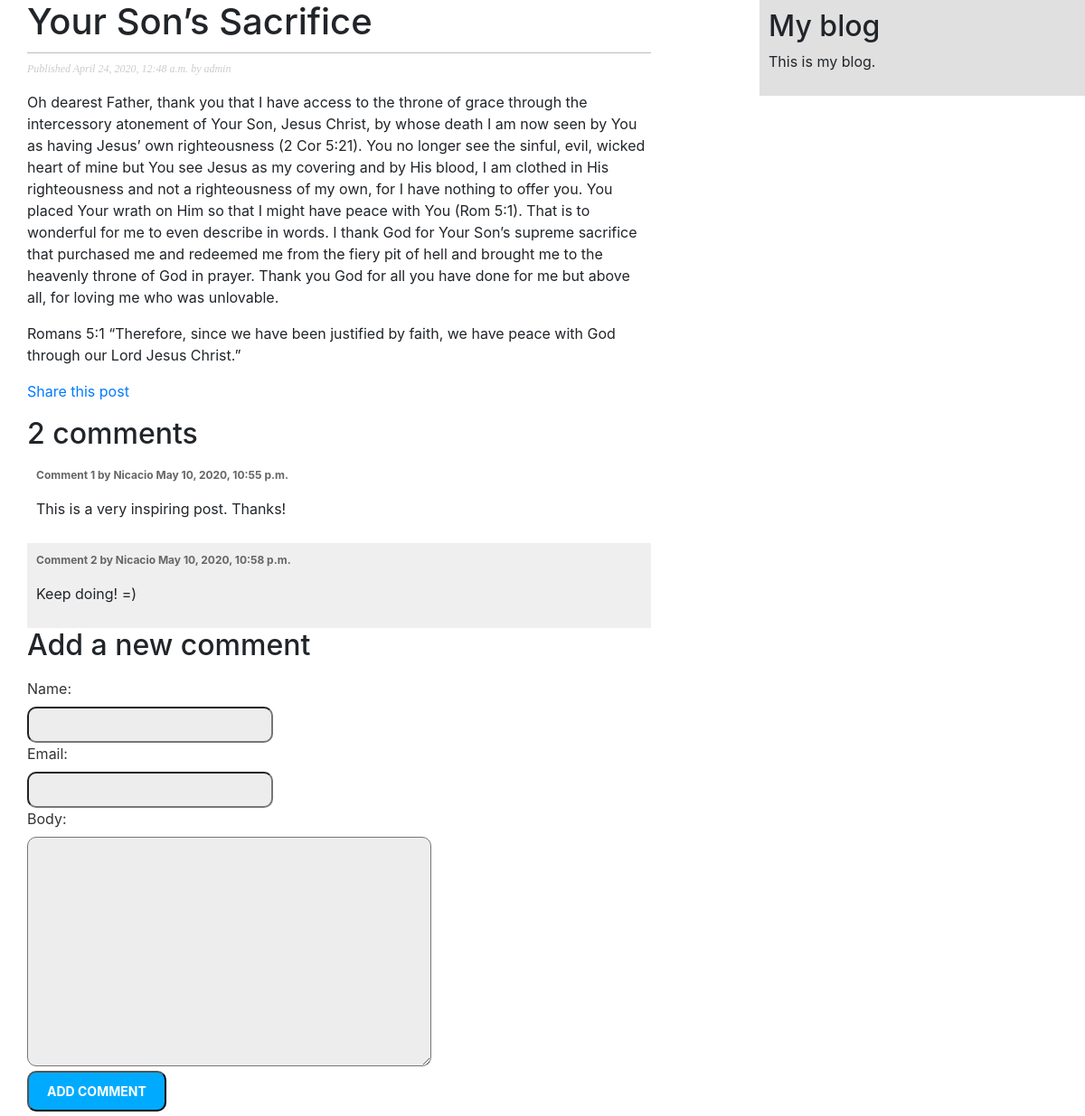
Screenshot of /BlogApp/2020/4/24/your-sons-sacrifice/ with the database file from the repository.
### BlogApp/models.py (models this page shows, shortened)
class Post(models.Model):
    STATUS_CHOICES = (
        ('draft', 'Draft'),
        ('published', 'Published'),
    )
    title = models.CharField(max_length=250)
    slug = models.SlugField(max_length=250,
                            unique_for_date='publish')
    author = models.ForeignKey(User,
                               on_delete=models.CASCADE,
                               related_name='blog_posts')
    body = models.TextField()
    publish = models.DateTimeField(default=timezone.now)
    created = models.DateTimeField(auto_now_add=True)
    updated = models.DateTimeField(auto_now=True)
    status = models.CharField(max_length=10,
                              choices=STATUS_CHOICES,
                              default='draft')
    objects = models.Manager()
    published = PublishedManager()
    tags = TaggableManager()
    class Meta:
        ordering = ('-publish',)

class Comment(models.Model):
    post = models.ForeignKey(Post,
                             on_delete=models.CASCADE,
                             related_name='comments')
    name = models.CharField(max_length=80)
    email = models.EmailField()
    body = models.TextField()
    created = models.DateTimeField(auto_now_add=True)
    updated = models.DateTimeField(auto_now=True)
    active = models.BooleanField(default=True)
    class Meta:
        ordering = ('created',)

### BlogApp/views.py (the view)
def post_detail(request, year, month, day, post):
    post = get_object_or_404(Post, slug=post,
                             status='published',
                             publish__year=year,
                             publish__month=month,
                             publish__day=day)
    comments = post.comments.filter(active=True)
    new_comment = None
    if request.method == 'POST':
        comment_form = CommentForm(data=request.POST)
        if comment_form.is_valid():
            new_comment = comment_form.save(commit=False)
            new_comment.post = post
            new_comment.save()
    else:
        comment_form = CommentForm()
    return render(request,
                  'BlogApp/post/detail.html',
                  {'post': post,
                   'comments': comments,
                   'new_comment': new_comment,
                   'comment_form': comment_form})

### BlogApp/forms.py
class CommentForm(forms.ModelForm):
    class Meta:
        model = Comment
        fields = ('name', 'email', 'body')

### BlogApp/templates/BlogApp/post/detail.html (shortened to what this page needs)
{% extends "BlogApp/base.html" %}
{% block content %}
    <h1>{{ post.title }}</h1>
    <p class="date">
        Published {{ post.publish }} by {{ post.author }}
    </p>
    {{ post.body|linebreaks }}
    <p>
        <a href="{% url "BlogApp:post_share" post.id %}">
            Share this post
        </a>
    </p>
    {% with comments.count as total_comments %}
        <h2>
            {{ total_comments }} comment{{ total_comments|pluralize }}
        </h2>
    {% endwith %}
    {% for comment in comments %}
        <div class="comment">
            <p class="info">
                Comment {{ forloop.counter }} by {{ comment.name }}
                {{ comment.created }}
            </p>
            {{ comment.body|linebreaks }}
        </div>
    {% empty %}
        <p>There are no comments yet.</p>
    {% endfor %}
    {% if new_comment %}
        <h2>Your comment has been added.</h2>
    {% else %}
        <h2>Add a new comment</h2>
        <form method="post">
            {{ comment_form.as_p }}
            <p><input type="submit" value="Add comment"></p>
        </form>
    {% endif %}
{% endblock %}

### BlogApp/static/css/BlogApp.css (style rules this page uses)
body { margin:0; padding:0; font-family:helvetica, sans-serif; }
a { color:#00abff; text-decoration:none; }
h1 { font-weight:normal; border-bottom:1px solid #bbb; padding:0 0 10px 0; }
h2 { font-weight:normal; margin:30px 0 0; }
p.date { color:#ccc; font-family: georgia, serif; font-size: 12px; font-style: italic; }
label { float:left; clear:both; color:#333; margin-bottom:4px; }
input, textarea { clear:both; float:left; margin:0 0 10px; background: #ededed; padding:6px 10px; font-size:12px; border-radius: 10px; }
input[type=submit] { font-weight:bold; background:#00abff; color:#fff; padding:10px 20px; font-size:14px; text-transform:uppercase; margin-block: 5px; }
.comment { padding:10px; }
.comment:nth-child(even) { background:#efefef; }
.comment .info { font-weight:bold; font-size:12px; color:#666; }

### rows the page displays
Post: title "Your Son’s Sacrifice", publish "April 24, 2020, 12:48 a.m.", author "admin", body "Oh dearest Father, thank you that I have access to the throne of grace through the intercessory atonement of Your Son, Jesus Christ, by whose death I am now seen by You as having Jesus’ own righteousness (2 Cor 5:21). You no longer see the sinful, evil, wicked heart of mine but You see Jesus as my covering and by His blood, I am clothed in His righteousness and not a righteousness of my own, for I have nothing to offer you. You placed Your wrath on Him so that I might have peace with You (Rom 5:1). That is to wonderful for me to even describe in words. I thank God for Your Son’s supreme sacrifice that purchased me and redeemed me from the fiery pit of hell and brought me to the heavenly…"
Comment: name "Nicacio", created "May 10, 2020, 10:55 p.m.", body "This is a very inspiring post. Thanks!"
Comment: name "Nicacio", created "May 10, 2020, 10:58 p.m.", body "Keep doing! =)"

### other values shown
{{ total_comments }} "2"
